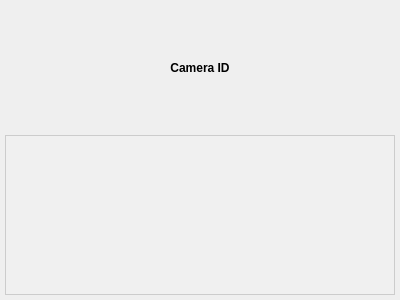
<?xml version="1.0" encoding="UTF-8"?>
<ui version="4.0">
 <class>PreviewWidget</class>
 <widget class="QWidget" name="PreviewWidget">
  <property name="geometry">
   <rect>
    <x>0</x>
    <y>0</y>
    <width>400</width>
    <height>300</height>
   </rect>
  </property>
  <property name="minimumSize">
   <size>
    <width>300</width>
    <height>200</height>
   </size>
  </property>
  <property name="maximumSize">
   <size>
    <width>400</width>
    <height>300</height>
   </size>
  </property>
  <property name="windowTitle">
   <string>Form</string>
  </property>
  <layout class="QVBoxLayout" name="verticalLayout">
   <property name="spacing">
    <number>5</number>
   </property>
   <property name="leftMargin">
    <number>5</number>
   </property>
   <property name="topMargin">
    <number>5</number>
   </property>
   <property name="rightMargin">
    <number>5</number>
   </property>
   <property name="bottomMargin">
    <number>5</number>
   </property>
   <item>
    <widget class="QLabel" name="camera_id_label">
     <property name="styleSheet">
      <string notr="true">font-weight: bold; padding: 2px;</string>
     </property>
     <property name="text">
      <string>Camera ID</string>
     </property>
     <property name="alignment">
      <set>Qt::AlignCenter</set>
     </property>
    </widget>
   </item>
   <item>
    <widget class="QLabel" name="image_label">
     <property name="minimumSize">
      <size>
       <width>280</width>
       <height>160</height>
      </size>
     </property>
     <property name="styleSheet">
      <string notr="true">border: 1px solid #ccc; background-color: #f0f0f0;</string>
     </property>
     <property name="text">
      <string/>
     </property>
     <property name="alignment">
      <set>Qt::AlignCenter</set>
     </property>
    </widget>
   </item>
  </layout>
 </widget>
 <resources/>
 <connections/>
</ui>
